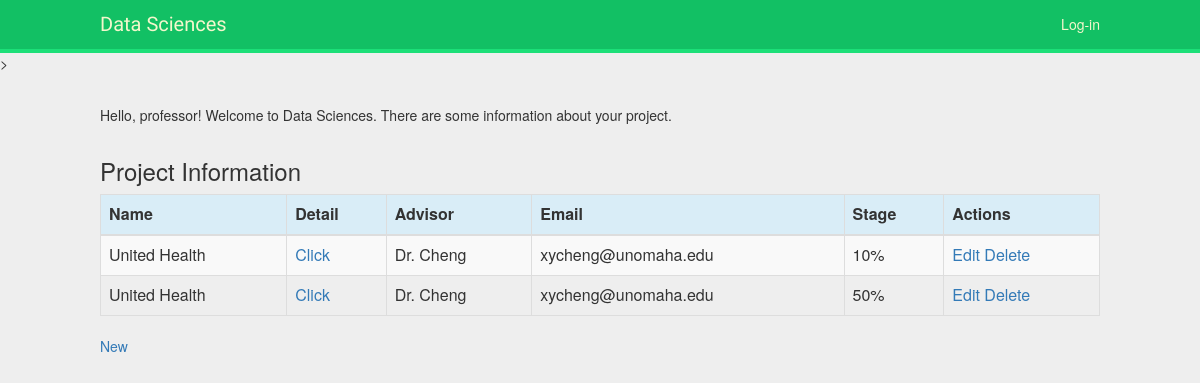
/professor_access/, run on an earlier commit of the app's database.
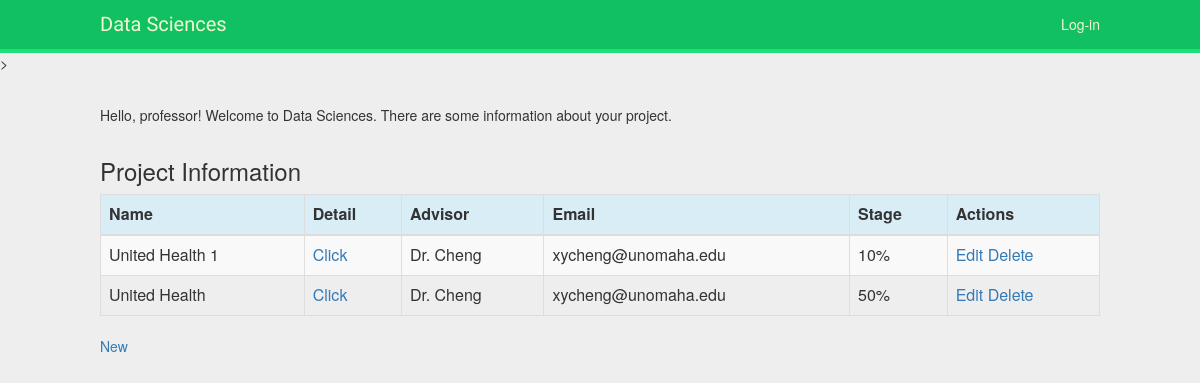
And on a later commit of the database.
### professor_access/models.py (models this page shows, shortened)
class Project(models.Model):
    name = models.CharField(max_length=50 )
    details = models.CharField(max_length=200 )
    advisor = models.CharField(max_length=200)
    email = models.EmailField(max_length=200)
    stage = models.CharField(max_length=50)

### professor_access/views.py (the view)
def professor_list(request, template_name='professor_access/pa_list.html'):
    project = Project.objects.all()
    data = {}
    data['object_list'] = project
    return render(request, template_name, data)

### professor_access/templates/professor_access/pa_list.html (shortened to what this page needs)
{% extends "base.html" %}
{% block content %}
<head>
     <link rel="stylesheet" href="https://maxcdn.bootstrapcdn.com/bootstrap/3.3.4/css/bootstrap.min.css">
</head>
<body>
<p>Hello, professor! Welcome to Data Sciences. There are some information about your project.</p>
<div class="row">
        <h3 style="padding-left: 15Px">Project Information</h3>
</div>
<table class="table table-striped table-bordered table-hover">
    <thead>
    <tr class="bg-info">
        <th>Name</th>
        <th>Detail</th>
        <th>Advisor</th>
        <th>Email</th>
        <th>Stage</th>
        <th>Actions</th>
    </tr>
    </thead>
    <tbody>
    {% for project in object_list %}
    <tr>
        <td>{{ project.name}}</td>
        <td><a href="{% url 'professor_access:project_edit1' project.id %}">Click</a></td>
        <td>{{ project.advisor }}</td>
        <td>{{ project.email }}</td>
        <td>{{ project.stage }}</td>
        <td>
        <a href="{% url 'professor_access:project_edit' project.id %}">Edit</a>
        <a href="{% url 'professor_access:project_delete' project.id %}">Delete</a></td>
    </tr>
    {% endfor %}
    </tbody>
</table>
<a href="{% url 'professor_access:project_new' %}">New</a>
</body>
{% endblock %}

What changed in the data, as far as the page shows it:
changed Project: name "United Health" → "United Health 1"
